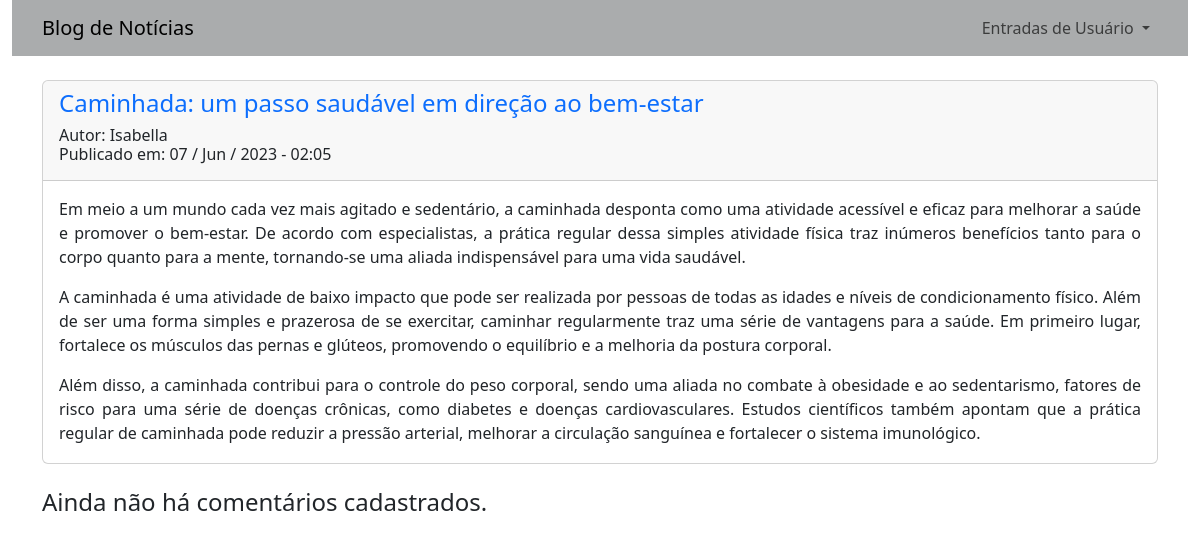
Screenshot of /noticias/2 with the database file from the repository.
### app_noticias/models.py (models this page shows, shortened)
class Noticia(models.Model):
    titulo = models.CharField(max_length=100)
    sub_titulo = models.CharField(max_length=150)
    data_publicacao = models.DateTimeField(auto_now_add=True)
    autor = models.ForeignKey(User, on_delete=models.CASCADE)
    texto = models.TextField()

### app_noticias/views.py (the view)
# urls.py: path('noticias/<int:id>', views.noticia, name='noticia'),
def noticia(request, id):
    template = 'noticias/noticia.html'
    noticia = Noticia.objects.get(id=id)
    comentarios = Comentario.objects.filter(titulo_comentario=id).order_by('-data_comentario')
    context = {
        'noticia': noticia,
        'comentarios': comentarios
        }
    return render(request, template , context)

### app_noticias/templates/noticias/noticia.html
{% extends "noticias/base.html" %}
{% block content %}
    <div class="card">
        <div class="card-header">
            <div class="row">
                <div class="row">
                    <h4 class="text-primary">{{ noticia.titulo}}</h4>
                </div>
                <div class="row" >
                    <h6>
                        Autor: {{ noticia.autor}}
                        <br>
                        Publicado em: {{ noticia.data_publicacao|date:'d / M / Y - H:i' }}
                    </h6>
                </div>
            </div>
        </div>
        <div class="card-body" style="text-align: justify;">
            <div class="overflow-auto" style="max-height: 250px;">
                {{ noticia.texto|linebreaks }}
            </div>
        </div>
    </div>
    <br>
    {% for comentario in comentarios %}
        <div class="card">
            <div class="card-header">
                <div class="row" >
                    <h6>
                        Autor: {{ comentario.autor_comentario}}
                        <br>
                        {{ comentario.data_comentario|date:'d / M / Y - H:i' }}
                    </h6>
                </div>
            </div>
            <div class="card-body" style="text-align: justify;">
                <{{ comentario.texto_comentario}}
            </div>
        </div>
        <br>
    {% empty %}
        <h4>Ainda não há comentários cadastrados.</h4>
    {% endfor %}
{% endblock %}

### rows the page displays
Noticia: titulo "Caminhada: um passo saudável em direção ao bem-estar", autor "Isabella", data_publicacao "07 / Jun / 2023 - 02:05", texto "Em meio a um mundo cada vez mais agitado e sedentário, a caminhada desponta como uma atividade acessível e eficaz para melhorar a saúde e promover o bem-estar. De acordo com especialistas, a prática regular dessa simples atividade física traz inúmeros benefícios tanto para o corpo quanto para a mente, tornando-se uma aliada indispensável para uma vida saudável. A caminhada é uma atividade de baixo impacto que pode ser realizada por pessoas de todas as idades e níveis de condicionamento físico. Além de ser uma forma simples e prazerosa de se exercitar, caminhar regularmente traz uma série de vantagens para a saúde. Em primeiro lugar, fortalece os músculos das pernas e glúteos, promovendo o…"
